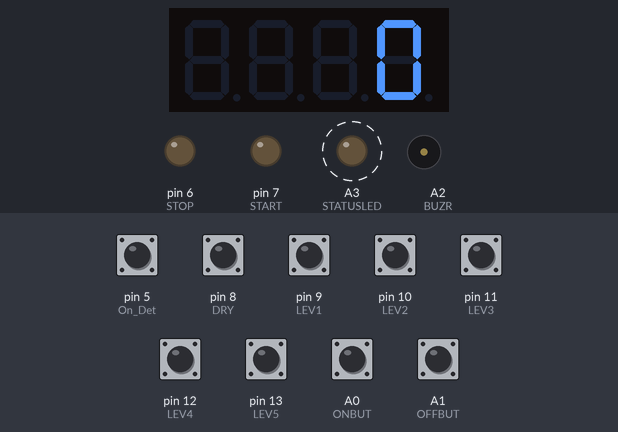
Recording of a sketch running on a simulated Arduino Uno, built with avr-gcc and run on an emulated ATmega328P. Parts: 4-digit seven-segment display, output pins drawn as LEDs (lit = HIGH), buzzer (waves = sounding, pin HIGH). Dashed ring = blinking. Inputs (shaded band) come from the test bench; at power-on: A0 (ONBUT), A1 (OFFBUT), pin 5 (On_Det), pin 8 (DRY), pin 9 (LEV1), pin 10 (LEV2), pin 11 (LEV3), pin 12 (LEV4), pin 13 (LEV5) HIGH. EEPROM starts erased.

Above: at 1.2 s.
2.3 s: pin 5 (On_Det) pulled LOW for 1 s
At 2.99 s:
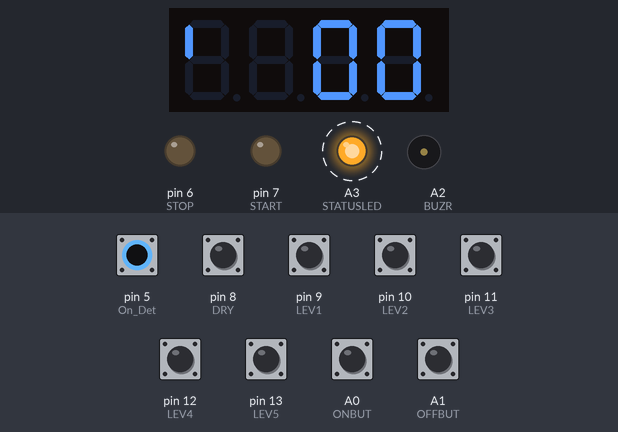
3.9 s: pin 5 (On_Det) pulled LOW for 0.15 s
At 3.96 s:
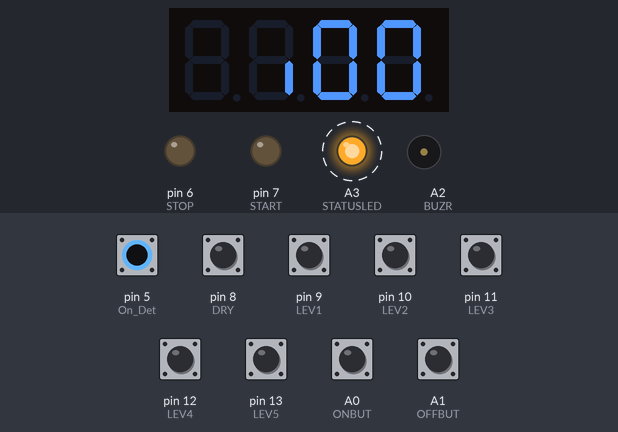
4.6 s: pin 5 (On_Det) pulled LOW for 0.15 s
At 4.81 s:
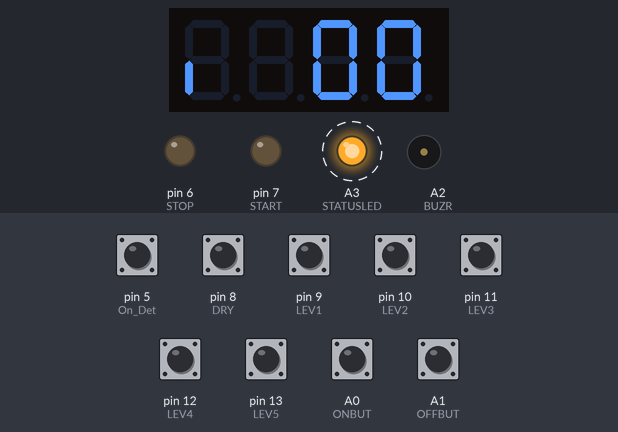
5.3 s: A0 (ONBUT) pulled LOW for 0.15 s
At 5.7 s:
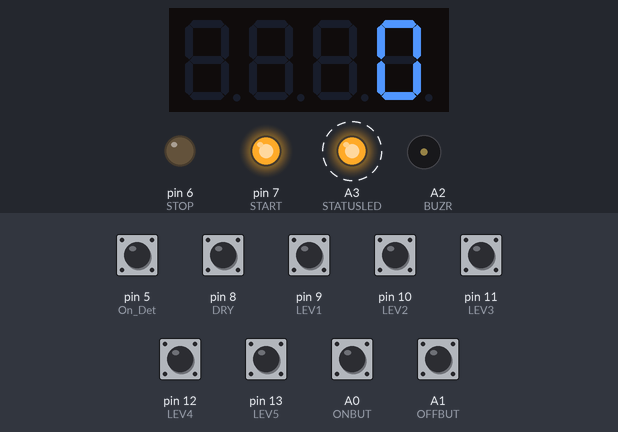
6.0 s: pin 9 (LEV1) pulled LOW for 0.15 s
6.7 s: pin 10 (LEV2) pulled LOW for 0.15 s
At 6.77 s:
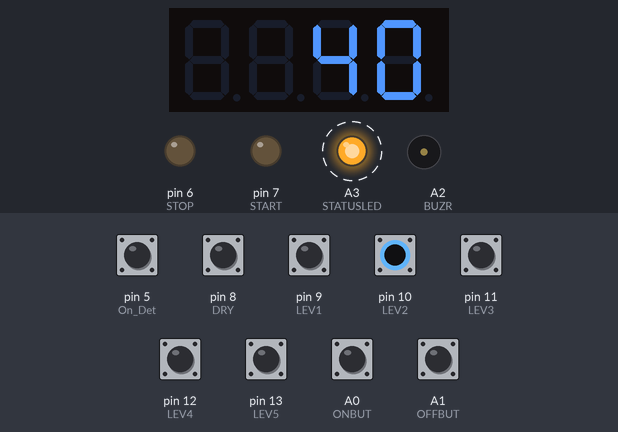
Timing chart, 0 to 38.3 s (numbered marks = the images above; inputs shaded):
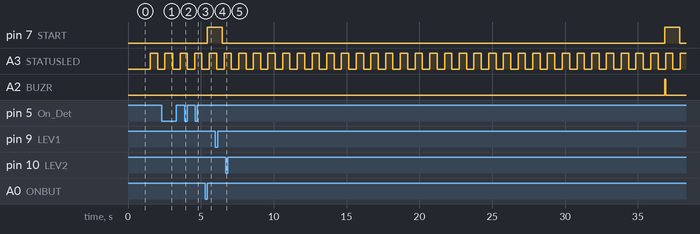

The sketch:

Water_Level_7Segment.ino
```cpp
#include <TM1637Display.h>
#include <EEPROM.h>

#define STATUSLED A3
#define START 7
#define STOP 6
#define ONBUT A0
#define OFFBUT A1
#define BUZR A2
#define On_Det 5
#define LEV1 9
#define LEV2 10
#define LEV3 11
#define LEV4 12
#define LEV5 13
#define DRY 8

const int CLK = 3;
const int DIO = 4;
TM1637Display display(CLK, DIO);

enum MOTORSTATE
{
  ON,
  OFF
};
uint8_t data[4] = {0, 0};
uint8_t full[4] = {B01110001, B00111110, B00111000, B00111000};
int i = 0;
int waterLevel, a, OldLevel = 0;
bool waterflow, flowFailure;
long tim_on, tim_off, tim_setlow = 0, tim_progres = 0, tim_lowOn = 0, tim_buzr = 0, timr_rota, timr_wflow;
bool Pow_on = false, lowOn = false, disON = false, highOff = false;
int AutoMode = 0, LowLevel = 20;
byte MotorState;
// uint8_t numberToPrint[2];
uint8_t numberB[] = {
    B00111111, //0
    B00000110, //1
    B01011011, //2
    B01001111, //3
    B01100110, //4
    B01101101, //5
    B01111101, //6
    B00000111, //7
    B01111111, //8
    B01101111, //9
};

class MySwitch
{
  private:
    byte pin;
    bool Key_Down = false, Key_Hold = false, Key_Up = false;
    bool butAct, longAct;
    long butTimer, holdDelay = 3000;
    byte state;
    // int x = 0, y;

  public:
    MySwitch(byte pin)
    {
      this->pin = pin;
      Key_Down = false;
      Key_Up = false;
      Key_Hold = false;
      Serial.println("Switch Init");
      init();
    }
    void init()
    {
      pinMode(pin, INPUT_PULLUP);
      //update();
      Serial.println("Switch Init2222");
    }
    void clearValue()
    {
      Key_Up = false;
      Key_Down = false;
      Key_Hold = false;
    }
    void update()
    {
      if (digitalRead(pin) == LOW)
      {
        if (butAct == false)
        {
          butAct = true;
          butTimer = millis();
        }
        if ((millis() - butTimer > holdDelay) && (longAct == false))
        {
          longAct = true;
          // long press
          Key_Hold = true;
        }
      }
      else
      {
        if (butAct == true)
        {
          if (longAct == true)
          {
            longAct = false;
          }
          else
          {
            // short press
            Key_Up = true;
          }
          butAct = false;
        }
      }
    }

    bool isHold()
    {
      return Key_Hold;
    }
    bool isPressed()
    {
      return Key_Up;
    }
};

MySwitch onSw(ONBUT);
MySwitch offSw(OFFBUT);

void loadSettings()
{
  if (EEPROM.read(1023) == 'T')
  {
    MotorState = EEPROM.read(2);
    AutoMode = EEPROM.read(3);
    LowLevel = EEPROM.read(4);
  }
  else
  {
    MotorState = OFF;
    EEPROM.write(2, MotorState);
    AutoMode = 1;
    EEPROM.write(3, AutoMode);
    LowLevel = 10;
    EEPROM.write(4, LowLevel);
    EEPROM.write(1023, 'T');
  }
}
void rotDisplay()
{

  timr_rota = millis();
  display.setSegments(data);
  if (i == 3)
  {
    data[0] = B00001000;
    data[1] = 0;
  }
  else if (i <= 3)
  {
    data[1] = data[1] << 1;
  }
  else if (i <= 5)
  {
    data[0] = data[0] << 1;
  }
  if (i == 6)
  {
    data[0] = 1;
  }
  i++;
  if (i > 7)
  {
    data[0] = 0;
    data[1] = 1;
    i = 0;
  }
  if (millis() > tim_progres + 100 && flowFailure)
  {
    tim_progres = millis();
    if (disON == false)
    {
      data[2] = numberB[waterLevel / 10];
      data[3] = numberB[waterLevel % 10];
      disON = true;
    }
    else
    {
      display.clear();
      disON = false;
    }
  }
  else
  {
    data[2] = numberB[waterLevel / 10];
    data[3] = numberB[waterLevel % 10];
  }
}
void setup()
{
  display.setBrightness(0x0f);
  uint8_t data[] = {0xff, 0xff, 0xff, 0xff};
  display.setSegments(data);
  delay(1000);

  //Serial.begin(9600);
  pinMode(STATUSLED, OUTPUT);
  pinMode(START, OUTPUT);
  pinMode(STOP, OUTPUT);
  pinMode(ONBUT, INPUT_PULLUP);
  pinMode(OFFBUT, INPUT_PULLUP);
  pinMode(On_Det, INPUT_PULLUP);
  pinMode(LEV1, INPUT_PULLUP);
  pinMode(LEV2, INPUT_PULLUP);
  pinMode(LEV3, INPUT_PULLUP);
  pinMode(LEV4, INPUT_PULLUP);
  pinMode(LEV5, INPUT_PULLUP);
  pinMode(DRY, INPUT_PULLUP);
  pinMode(BUZR, OUTPUT);
  loadSettings();
  if (MotorState == ON)
    Pow_on = true;
  else
    Pow_on = false;
}
void loop()
{
  static unsigned long timr = millis();
  // Show LCD Time Date
  if (millis() - timr > 500)
  {
    timr = millis();
    digitalWrite(STATUSLED, !digitalRead(STATUSLED));
  }
  if (millis() > timr_rota + 100 && MotorState == ON && !highOff)
  {
    rotDisplay();
  }
  //Check Water Level
  {
    waterLevel = 0;
    if (digitalRead(LEV1) == 0)
      waterLevel = 20;
    if (digitalRead(LEV2) == 0)
      waterLevel = 40;
    if (digitalRead(LEV3) == 0)
      waterLevel = 60;
    if (digitalRead(LEV4) == 0)
      waterLevel = 80;
    if (digitalRead(LEV5) == 0)
      waterLevel = 100;
    if (digitalRead(DRY) == 0)
      waterflow = true;
    else
      waterflow = false;
  }

  if (Pow_on == true)
  {
    if (millis() > 30000)
    {
      Pow_on = false;
      MotorOn();
    }
  }

  if (millis() > tim_on + 1000)
  {
    digitalWrite(START, LOW);
    digitalWrite(BUZR, LOW);
  }
  if (millis() > tim_off + 2000)
    digitalWrite(STOP, LOW);

  if (digitalRead(On_Det) == LOW)
  {
    MotorState = ON;
    EEPROM.write(2, MotorState);
  }
  else if (digitalRead(On_Det) == HIGH)
  {
    MotorState = OFF;
    EEPROM.write(2, MotorState);
    digitalWrite(BUZR, LOW);
  }

  // update switch status
  {
    onSw.update();
    if (onSw.isHold() == true)
    {
      onSw.clearValue();
      setLowLevel();
    }
    else if (onSw.isPressed() == true)
    {
      onSw.clearValue();
      MotorOn();
    }

    offSw.update();
    if (offSw.isHold() == true)
    {
      offSw.clearValue();
      changeAutomode();
    }
    else if (offSw.isPressed() == true)
    {
      offSw.clearValue();
      MotorOff();
    }
  }
  // Check High Level and OFF Motor after 30 Sec.
  {
    if (waterLevel >= 100 && AutoMode == 1 && MotorState == ON)
    {
      if (highOff == false)
      {
        tim_lowOn = millis();
        highOff = true;
      }
    }
    else
    {
      highOff = false;
    }
    if (millis() > tim_lowOn + 25000 && highOff == true)
    {
      digitalWrite(BUZR, HIGH);
    }
    if (millis() > tim_lowOn + 30000 && highOff == true)
    {
      MotorOff();
      highOff = false;
    }
  }
  // Check Low Level and ON Motor after 30 Sec.
  {
    if (waterLevel < LowLevel && AutoMode == 1 && MotorState == OFF)
    {
      if (lowOn == false)
      {
        tim_lowOn = millis();
        lowOn = true;
      }
    }
    else
    {
      lowOn = false;
    }
    if (millis() > tim_lowOn + 30000 && lowOn == true)
    {
      MotorOn();
      lowOn = false;
    }
  }

  // Find Water Flow -----------------------------------------------------
  {
    if (MotorState == ON)
    {
      if (!waterflow)
      {
        if (!flowFailure)
        {
          timr_wflow = millis();
          flowFailure = true;
        }
      }
      else
      {
        flowFailure = false;
      }
    }

    if (millis() > timr_wflow + 60000L && flowFailure)
    {
      MotorOff();
    }
  }
  if (MotorState == OFF)
  {
    if (OldLevel != waterLevel && lowOn == false)
    {
      display.showNumberDec(waterLevel, false);
      OldLevel = waterLevel;
    }
    if (lowOn)
    {
      if (millis() > tim_progres + 300)
      {
        tim_progres = millis();
        if (disON == false)
        {
          display.showNumberDec(waterLevel, false);
          disON = true;
        }
        else
        {
          display.clear();
          disON = false;
        }
      }
    }
    else
      display.showNumberDec(waterLevel, false);
  }

  if (MotorState == ON && highOff && millis() > tim_progres + 300)
  {
    tim_progres = millis();
    if (disON == false)
    {
      display.setSegments(full);
      disON = true;
    }
    else
    {
      display.clear();
      disON = false;
    }
  }
}

void MotorOff()
{
  if (MotorState != OFF)
  {
    tim_off = millis();
    digitalWrite(STOP, HIGH);
  }
}

void MotorOn()
{
  if (MotorState != ON)
  {
    flowFailure = false;
    tim_on = millis();
    digitalWrite(START, HIGH);
    digitalWrite(BUZR, HIGH);
  }
}

void changeAutomode() // Auto Mode ON/OFF
{
  if (AutoMode == 1)
  {
    AutoMode = 0;
    EEPROM.write(3, AutoMode);
    uint8_t dis[] = {B01110111, B11111000, 63, 113};
    display.setSegments(dis);
    delay(1000);
  }
  else
  {
    AutoMode = 1;
    EEPROM.write(3, AutoMode);
    uint8_t dis[] = {B01110111, B11111000, 63, 55};
    display.setSegments(dis);
    delay(1000);
  }
}

void setLowLevel()
{
  static unsigned long timr_setlow = millis();
  bool xx = false;
  tim_setlow = millis();
  while (true)
  {
    if (millis() - tim_setlow > 10000)
      break;
    if (millis() > timr_setlow + 300)
    {
      timr_setlow = millis();
      if (!xx)
      {
        display.showNumberDec(LowLevel);
        xx = true;
      }
      else
      {
        display.clear();
        xx = false;
      }
    }

    onSw.update();
    if (onSw.isHold() == true)
    {
      onSw.clearValue();
      EEPROM.write(4, LowLevel);
      display.showNumberDec(LowLevel);
      delay(1000);
      break;
    }
    else if (onSw.isPressed() == true)
    {
      onSw.clearValue();
      LowLevel -= 20;
      if (LowLevel < 0)
        LowLevel = 80;
      tim_setlow = millis();
    }

    offSw.update();
    if (offSw.isPressed() == true)
    {
      offSw.clearValue();
      LowLevel += 20;
      if (LowLevel > 80)
        LowLevel = 0;
      tim_setlow = millis();
    }
  }
}

String doubledigit(int v)
{
  return String(v / 10) +
         String(v % 10);
}
```

Measured:
- after the input at 3.9 s, the display: changes at once (image 2)
- after the input at 4.6 s, the display: first differs from a run without the input after 0.11 s (image 3)
- after the input at 5.3 s, pin 7 (START): LOW → HIGH after 0.15 s
- after the input at 6.7 s, the display: changes at once (image 5)
- by itself, A3 (STATUSLED): alternates HIGH for 0.50 s and LOW for 0.50 s
